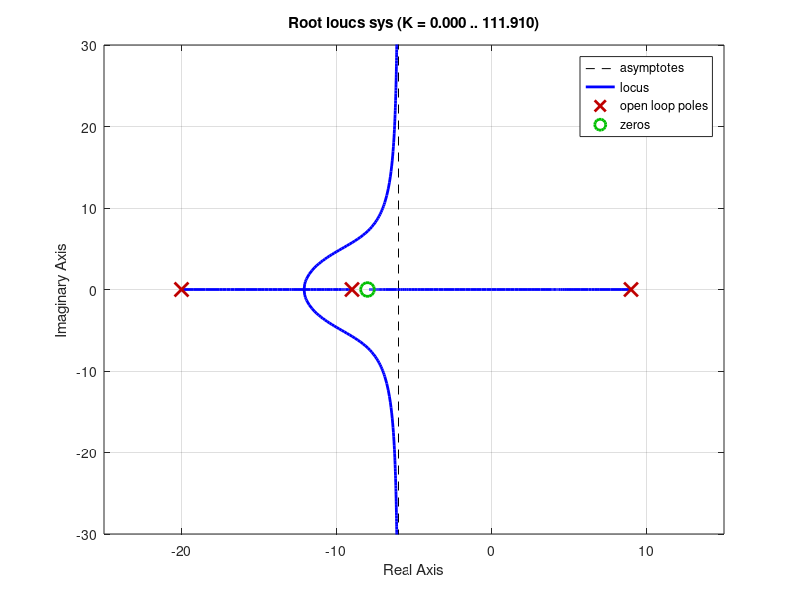

This figure's MATLAB source:
%HD
clc
clear
close all

%define variables
k = 1;
%transfer function
sys = tf([k 8*k],[0.05 1 -4.05 -81]);
%plot root locus
rlocus(sys)
xlim([-25 15])
ylim([-30 30])